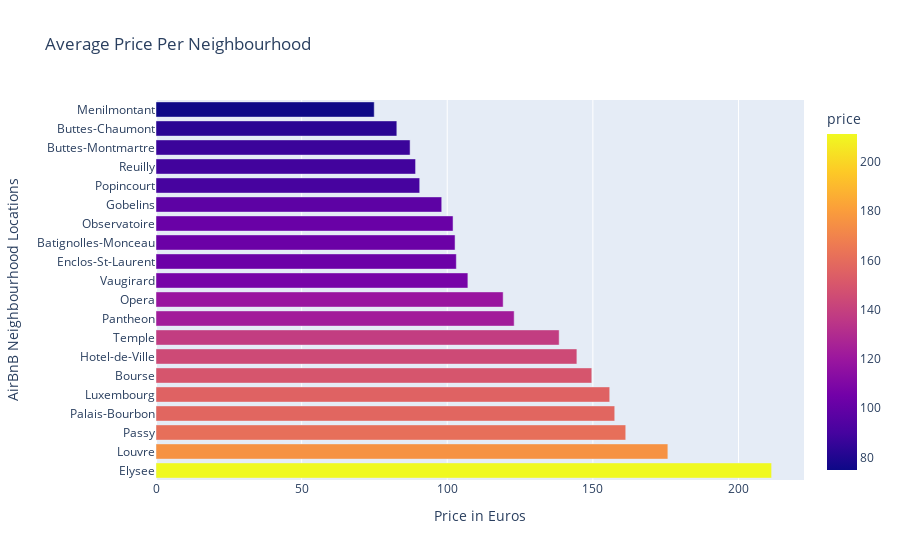

Here is the notebook cell this chart was saved with:
### Code cell
# By GPT:
import plotly.express as px

fig = px.bar(
    paris_listings_neighbourhood,
    x="price",
    y=paris_listings_neighbourhood.index,
    orientation="h",
    color="price",
    hover_data=["price"],
    title="Average Price Per Neighbourhood"
)

fig.update_layout(xaxis_title="Price in Euros",
                  yaxis_title="AirBnB Neighbourhood Locations")
fig.show()

### Figure 1 — Plotly figure (JSON) as saved in the notebook; plotly's stock layout.template omitted (floating-point values rounded to 4 significant figures)
{"data": [{"hovertemplate": "price=%{marker.color}<br>neighbourhood=%{y}<extra></extra>", "legendgroup": "", "marker": {"color": [211.4, 175.8, 161.3, 157.5, 155.8, 149.6, 144.5, 138.4, 123.0, 119.2, 107.1, 103.1, 102.7, 102.0, 98.11, 90.55, 89.13, 87.25, 82.69, 74.93], "coloraxis": "coloraxis", "pattern": {"shape": ""}}, "name": "", "orientation": "h", "showlegend": false, "textposition": "auto", "type": "bar", "x": [211.4, 175.8, 161.3, 157.5, 155.8, 149.6, 144.5, 138.4, 123.0, 119.2, 107.1, 103.1, 102.7, 102.0, 98.11, 90.55, 89.13, 87.25, 82.69, 74.93], "xaxis": "x", "y": ["Elysee", "Louvre", "Passy", "Palais-Bourbon", "Luxembourg", "Bourse", "Hotel-de-Ville", "Temple", "Pantheon", "Opera", "Vaugirard", "Enclos-St-Laurent", "Batignolles-Monceau", "Observatoire", "Gobelins", "Popincourt", "Reuilly", "Buttes-Montmartre", "Buttes-Chaumont", "Menilmontant"], "yaxis": "y"}], "layout": {"barmode": "relative", "coloraxis": {"colorbar": {"title": {"text": "price"}}, "colorscale": [[0, "#0d0887"], [0.1111, "#46039f"], [0.2222, "#7201a8"], [0.3333, "#9c179e"], [0.4444, "#bd3786"], [0.5556, "#d8576b"], [0.6667, "#ed7953"], [0.7778, "#fb9f3a"], [0.8889, "#fdca26"], [1, "#f0f921"]]}, "legend": {"tracegroupgap": 0}, "title": {"text": "Average Price Per Neighbourhood"}, "xaxis": {"anchor": "y", "domain": [0, 1], "title": {"text": "Price in Euros"}}, "yaxis": {"anchor": "x", "domain": [0, 1], "title": {"text": "AirBnB Neighbourhood Locations"}}}}
